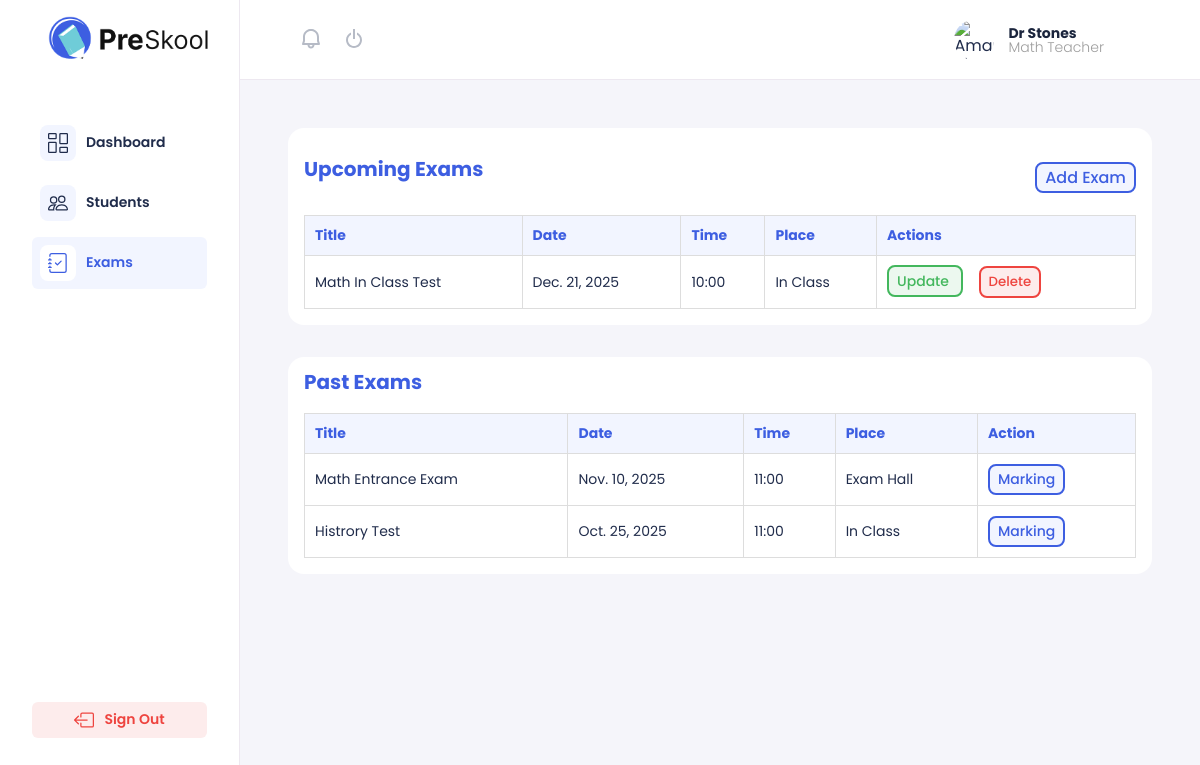
/teacher/exam/ (signed in), run on the app's committed database.
### core/models.py (models this page shows, shortened)
class Exam(models.Model):
    title = models.CharField(max_length=200)
    date = models.DateField()
    time = models.CharField(max_length=20)  # store as "HH:MM"
    place = models.CharField(max_length=200)
    created_at = models.DateTimeField(auto_now_add=True)
    class Meta:
        ordering = ["date", "time"]

### core/views.py (the view)
# urls.py: path('teacher/exam/', views.teacher_exam, name='teacher_exam'),
@login_required
def teacher_exam(request):
    if not hasattr(request.user, "teacher"):
        return redirect("login")
    today = date.today()
    upcoming_exams = Exam.objects.filter(
        date__gte=today
    ).order_by("date", "time")
    past_exams = Exam.objects.filter(
        date__lt=today
    ).order_by("-date", "-time")
    return render(request, "teacher/teacher_exam.html", {
        "upcoming_exams": upcoming_exams,
        "past_exams": past_exams,
    })

### templates/teacher/teacher_exam.html (shortened to what this page needs)
{% load static %}
<!DOCTYPE html>
<html lang="en">
  <head>
    <link rel="stylesheet" href="{% static 'css/teacher.style.css' %}" />
  </head>
  <body>
    <div class="dashboard">
      <aside class="search-wrap">
        <div class="user-actions">
          <button>
          </button>
          <button>
            <svg xmlns="http://www.w3.org/2000/svg" width="24" height="24" viewBox="0 0 24 24">
              <path
                d="M12 21c4.411 0 8-3.589 8-8 0-3.35-2.072-6.221-5-7.411v2.223A6 6 0 0 1 18 13c0 3.309-2.691 6-6 6s-6-2.691-6-6a5.999 5.999 0 0 1 3-5.188V5.589C6.072 6.779 4 9.65 4 13c0 4.411 3.589 8 8 8z"
              />
              <path d="M11 2h2v10h-2z" />
            </svg>
          </button>
        </div>
        <figure class="user">
          <div class="user-avatar">
            <img
              src="https://images.unsplash.com/photo-1440589473619-3cde28941638?ixlib=rb-0.3.5&ixid=eyJhcHBfaWQiOjEyMDd9&s=42ebdb92a644e864e032a2ebccaa25b6&auto=format&fit=crop&w=100&q=80"
              alt="Amanda King"
            />
          </div>
          <figcaption>
            Dr Stones <br />
            <span style="color: #9e9e9e; font-size: 14px; font-weight: 300">Math Teacher</span>
          </figcaption>
        </figure>
      </aside>
      <header class="menu-wrap">
        <div class="Logo-dash">
          <img src="{% static 'logo.png' %}" alt="" />
        </div>
        <nav>
          <section class="dicover">
            <ul>
              <li>
                <a href="/teacher/home/">
                  <div class="icon-wrapper">
                  </div>
                  Dashboard
                </a>
              </li>
              <li>
                <a href="/teacher/students/">
                  <div class="icon-wrapper">
                  </div>
                  Students
                </a>
              </li>
              <li class="active-link">
                <a href="/teacher/exam/">
                  <div class="icon-wrapper">
                  </div>
                  Exams
                </a>
              </li>
            </ul>
          </section>
          <li class="log-out">
            <a href="{% url 'logout' %}">
              Sign Out
            </a>
          </li>
        </nav>
      </header>
      <main class="content-wrap">
        <div class="content">
          <section class="landing-contents" style="flex-direction: column; gap: 2rem">
            <div class="schedule-container">
              <div style="display: flex; justify-content: space-between; align-items: center; margin-top: 1rem">
                <h1>Upcoming Exams</h1>
                <a href="/teacher/exam/create/" class="marking-btn">Add Exam</a>
              </div>
              {% if upcoming_exams %}
              <table>
                <thead>
                  <tr>
                    <th>Title</th>
                    <th>Date</th>
                    <th>Time</th>
                    <th>Place</th>
                    <th>Actions</th>
                  </tr>
                </thead>
                <tbody>
                  {% for exam in upcoming_exams %}
                  <tr>
                    <td>{{ exam.title }}</td>
                    <td>{{ exam.date }}</td>
                    <td>{{ exam.time }}</td>
                    <td>{{ exam.place }}</td>
                    <td>
                      <a href="{% url 'teacher_exam_update' exam.id %}" class="update-btn" style="text-decoration: none; padding: 4px 8px; margin-right: 1rem"> Update </a>
                      <form method="post" action="{% url 'teacher_exam_delete' exam.id %}" style="display: inline">
                        <button type="submit" class="delete-btn">Delete</button>
                      </form>
                    </td>
                  </tr>
                  {% endfor %}
                </tbody>
              </table>
              {% else %}
              <p>No upcoming exams yet.</p>
              {% endif %}
            </div>
            <div class="schedule-container">
              <h1 style="text-align: left">Past Exams</h1>
              {% if past_exams %}
              <table>
                <thead>
                  <tr>
                    <th>Title</th>
                    <th>Date</th>
                    <th>Time</th>
                    <th>Place</th>
                    <th>Action</th>
                  </tr>
                </thead>
                <tbody>
                  {% for exam in past_exams %}
                  <tr>
                    <td>{{ exam.title }}</td>
                    <td>{{ exam.date }}</td>
                    <td>{{ exam.time }}</td>
                    <td>{{ exam.place }}</td>
                    <td>
                      <a href="{% url 'teacher_exam_grade_students' exam.id %}" class="marking-btn"> Marking </a>
                    </td>
                  </tr>
                  {% endfor %}
                </tbody>
              </table>
              {% else %}
              <p>No past exams yet.</p>
              {% endif %}
            </div>
          </section>
        </div>
      </main>
    </div>
  </body>
</html>

### static/css/teacher.style.css (style rules this page uses)
* { box-sizing: border-box; padding: 0; margin: 0; font-family: "Poppins", sans-serif; }
:root { --text-color-dark: #202c4b; --dark-blue: #3d5ee1; --light-blue: #f2f5ff; --dark-red: #ee443f; --light-red: #fdecec; --dark-green: #43b75d; --light-green: #ecf8ef; --dark-yellow: #ffaa00; --light-yellow: #fff7e6; --text-color-grey: #9e9e9e; }
html, body { color: var(--text-color-dark); width: 100%; height: 100%; overflow: hidden; background: #f5f5fa; font-size: 16px; line-height: 120%; font-family: Open Sans, Helvetica, sans-serif; }
.dashboard { display: grid; width: 100%; height: 100%; grid-gap: 0; grid-template-columns: 240px auto; grid-template-rows: 80px auto; grid-template-areas: "menu search" "menu content"; }
.search-wrap { grid-area: search; background: #fff; border-bottom: 1px solid #ede8f0; display: flex; align-items: center; justify-content: space-between; padding: 0 3em; }
.search-wrap .user { height: 80px; display: flex; align-items: center; justify-content: flex-start; margin: 0; padding: 0 3em; }
.search-wrap .user .user-avatar { width: 40px; height: 40px; border-radius: 50%; overflow: hidden; }
.search-wrap .user .user-avatar img { display: block; width: 100%; height: 100%; -o-object-fit: cover; object-fit: cover; }
.search-wrap .user figcaption { margin: 0; padding: 0 0 0 1em; color: #1b253d; font-weight: 700; font-size: 0.875em; line-height: 100%; }
.search-wrap .user-actions button { border: 0; background: none; width: 32px; height: 32px; margin: 0; padding: 0; margin-left: 0.5em; }
.search-wrap .user-actions button svg { position: relative; top: 2px; }
.menu-wrap { grid-area: menu; padding-bottom: 3em; overflow: auto; background: #fff; border-right: 1px solid #ede8f0; }
.Logo-dash { display: flex; justify-content: start; align-items: center; width: 100%; padding: 0 3em; padding-top: 1rem; }
.Logo-dash > img { max-width: 160px; }
.menu-wrap nav { display: flex; justify-content: space-between; flex-direction: column; height: 90%; padding: 0 2rem; }
.menu-wrap nav section { display: block; padding: 3rem 0 0; }
.menu-wrap nav ul { display: block; padding: 0; margin: 0; }
.menu-wrap nav li { display: block; padding: 0; margin: 0.5rem 0 0; border-radius: 6px; padding: 8px; }
.menu-wrap nav li a { display: flex; align-items: center; justify-content: flex-start; gap: 10px; color: var(--text-color-dark); text-decoration: none; font-weight: 600; font-size: 0.875em; transition: color 0.15s ease; }
.active-link { background-color: #f2f5ff; }
.active-link a { color: #3d5ee1 !important; }
.active-link .icon-wrapper { background-color: #fff; }
.icon-wrapper { padding: 8px; background: var(--light-blue); border-radius: 8px; }
.menu-wrap nav li a svg { display: block; }
.log-out { display: flex !important; align-items: center; justify-content: center; width: 100%; background-color: var(--light-red); }
.log-out a, .log-out a svg path { color: var(--dark-red) !important; fill: var(--dark-red) !important; }
.content-wrap { grid-area: content; padding: 3em; overflow: auto; }
.landing-contents { display: flex; justify-content: space-between; gap: 5%; }
.schedule-container { background-color: #fff; padding: 16px; border-radius: 16px; width: 100%; }
.schedule-container h1 { text-align: center; margin-bottom: 16px; font-size: 20px; color: #3d5ee1; }
.schedule-container table { width: 100%; border-collapse: collapse; margin-top: 20px; }
.schedule-container th, td { border: 1px solid #ddd; padding: 10px; text-align: left; font-size: 14px; }
.schedule-container th { background-color: var(--light-blue); color: var(--dark-blue); }
.update-btn { margin-top: 2rem; padding: 8px 16px; background-color: var(--light-green); color: var(--dark-green); border: 2px solid var(--dark-green); border-radius: 8px; font-weight: 500; cursor: pointer; }
.delete-btn { padding: 4px 8px; background-color: var(--light-red); color: var(--dark-red); border: 2px solid var(--dark-red); border-radius: 8px; font-weight: 500; cursor: pointer; }
.marking-btn { padding: 4px 8px; background-color: var(--light-blue); color: var(--dark-blue); border: 2px solid var(--dark-blue); border-radius: 8px; font-weight: 500; cursor: pointer; text-decoration: none; width: max-content; display: block; }

### data on the page
Exam: title "Math In Class Test", date "Dec. 21, 2025", time "10:00", place "In Class"
Exam: title "Math Entrance Exam", date "Nov. 10, 2025", time "11:00", place "Exam Hall"
Exam: title "Histrory Test", date "Oct. 25, 2025", time "11:00", place "In Class"
